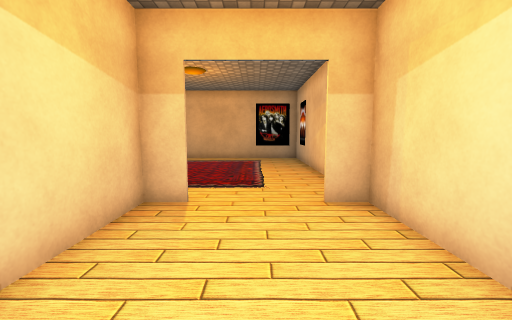
[1] (above)

12 first-person views from a walk through a scene from a Unity 3-D project. The camera is 1.5 m above the floor, tilts 6° down and sees 90° across. Doors are open. The floor is counted in squares, 1 m on a side. Each view is taken from the middle of a square. On the plan, view 1 faces up. The plan holds only what a view shows up to about 13 squares ahead; the rest is blank. The place goes on beyond the plan. The player is left out. Some surface patterns are stand-ins.

[2]
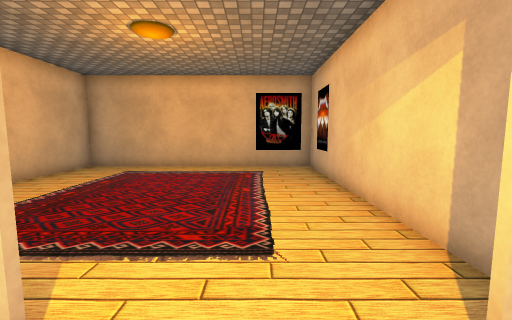

[3]
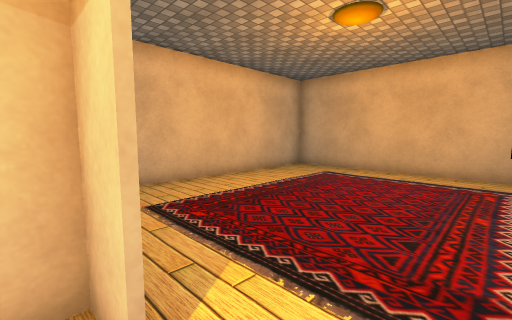

[4]
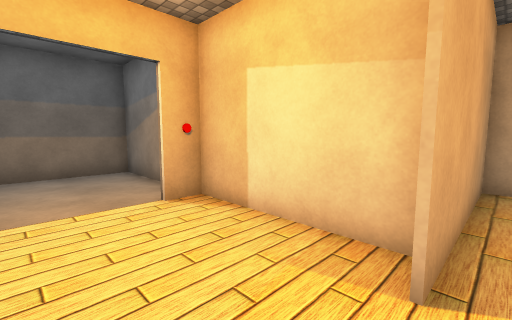

[5]
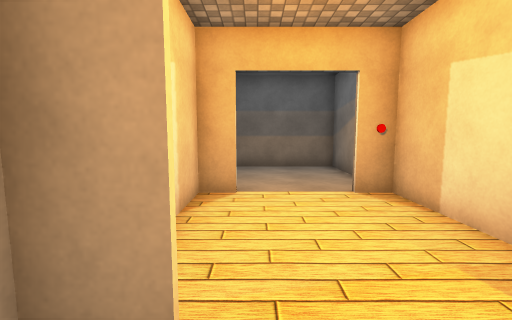

[6]
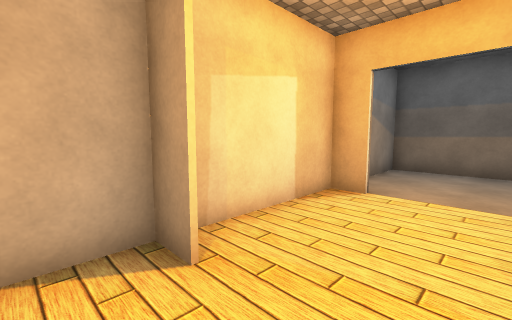

[7]
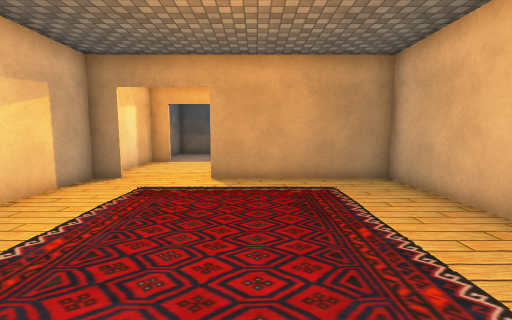

[8]
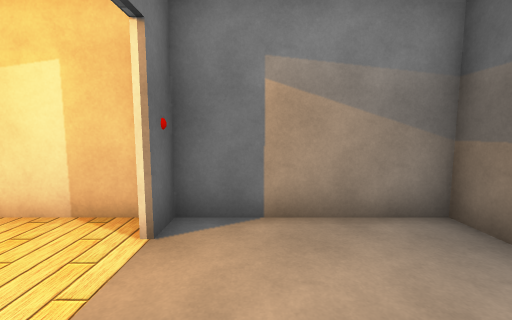

[9]
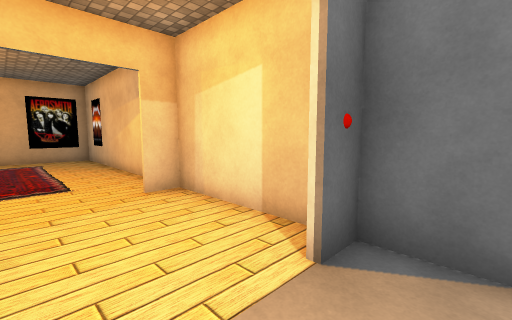

[10]
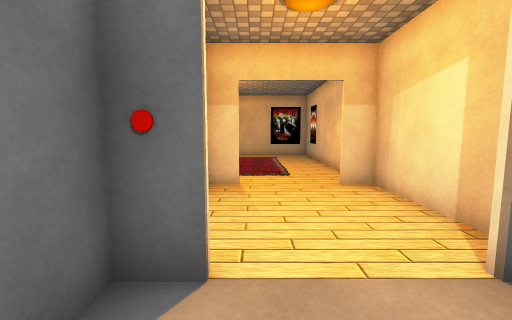

[11]
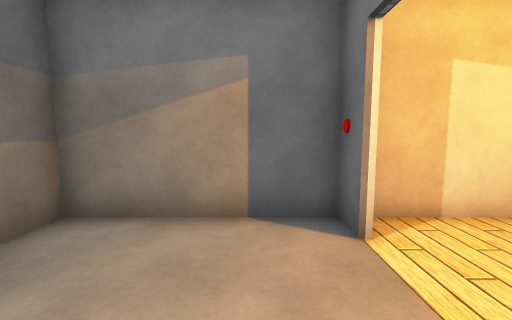

[12]
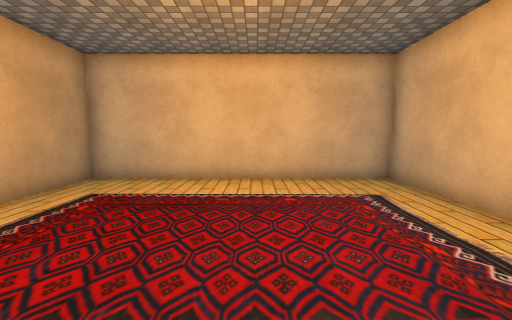

### Floor plan
Points are (right, up) in squares from view 1. A wall is a line through its corners. A room is listed if a view was taken in it or the views show most of it. See-through windows are left out.
Room 1 (views 1, 8, 9, 10, 11)
walls: (-2.4, 0.5) (-2.4, -4.5) (2.5, -4.5) (2.5, 0.4) (1.5, 0.4); (-2.4, 1.6) (-2.4, 0.6)
ways out: open door at (0, 1) to room 2
objects: other object (-2, 1)
Room 2 (views 2, 3, 4, 5, 6, 7, 12)
walls: (-1.4, 5.4) (-2.4, 5.4) (-2.4, 1.6); (1.4, 5.6) (2.5, 5.6); (2.5, 5.4) (1.5, 5.4); (1.4, 0.6) (2.5, 0.6) (2.5, 15.5) (-7.4, 15.5) (-7.4, 5.6) (-1.5, 5.6)
ways out: open door at (0, 1) to room 1

Where each view was taken, in squares from view 1:
view 1: 0 up, 0 right, facing up
view 2: 4 up, 0 right, facing up
view 3: 5 up, 0 right, facing up-left
view 4: 6 up, 1 right, facing down-left
view 5: 7 up, 1 right, facing down
view 6: 7 up, 1 left, facing down-right
view 7: 14 up, 3 left, facing down
view 8: 1 down, 2 left, facing right
view 9: 1 down, 1 left, facing up-right
view 10: 2 down, 1 left, facing up
view 11: 1 down, 2 right, facing left
view 12: 11 up, 1 right, facing left
